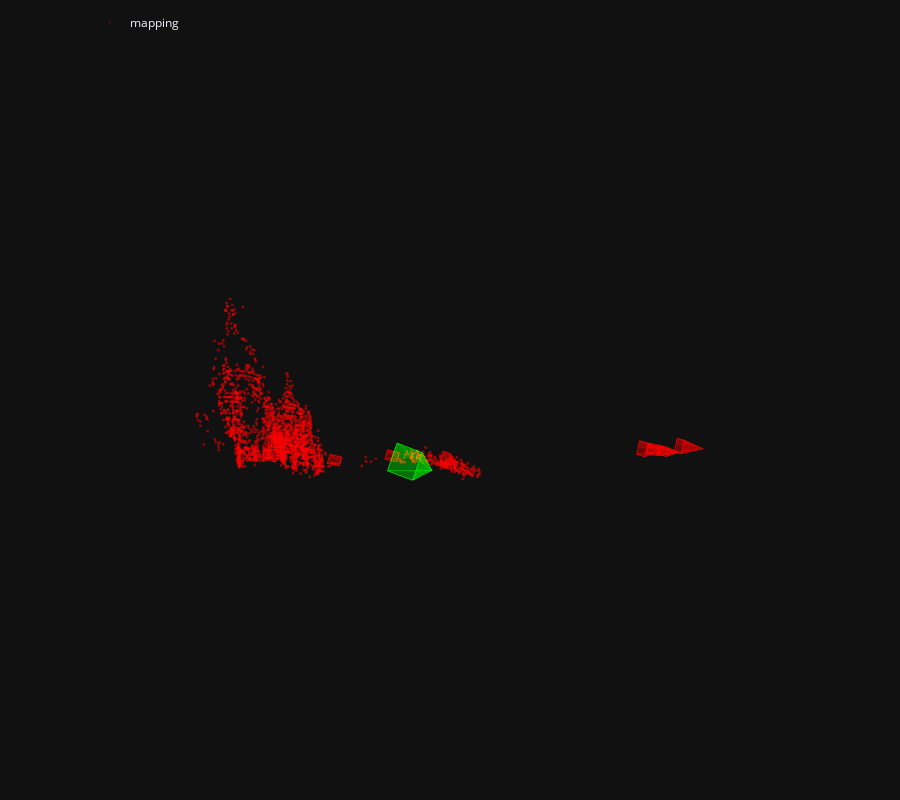

Notebook source saved alongside this figure:
### Markdown cell above
We visualize the correspondences between the query images a few mapping images. We can also visualize the estimated camera pose in the 3D map.

### Code cell
pose = pycolmap.Image(tvec=ret['tvec'], qvec=ret['qvec'])
viz_3d.plot_camera_colmap(fig, pose, camera, color='rgba(0,255,0,0.5)', name=query)
fig.show()

### Figure 1 — Plotly figure (JSON) as saved in the notebook; plotly's stock layout.template omitted (floating-point values rounded to 4 significant figures; data arrays with more than 128 entries replaced by an {"elided": "..."} marker saying what was removed)
{"data": [{"legendgroup": "mapping", "marker": {"color": "rgba(255,0,0,0.5)", "line": {"width": 0}, "size": 1}, "mode": "markers", "name": "mapping", "type": "scatter3d", "x": {"elided": "1890 float values"}, "y": {"elided": "1890 float values"}, "z": {"elided": "1890 float values"}}, {"legendgroup": "mapping", "line": {"color": "rgba(255,0,0,0.5)"}, "marker": {"size": 0.0001}, "name": "1", "showlegend": false, "type": "scatter3d", "x": [-0.1076, 0.02443, -0.03742, -0.1695, -0.1076], "y": [0.09573, 0.146, 0.3957, 0.3454, 0.09573], "z": [2.138, 2.266, 2.232, 2.104, 2.138]}, {"color": "rgba(255,0,0,0.5)", "i": [0, 0, 0, 0], "j": [1, 2, 3, 4], "k": [2, 3, 4, 1], "legendgroup": "mapping", "name": "1", "showlegend": false, "type": "mesh3d", "x": [0.1334, -0.1076, 0.02443, -0.03742, -0.1695, -0.1076], "y": [0.2663, 0.09573, 0.146, 0.3957, 0.3454, 0.09573], "z": [1.964, 2.138, 2.266, 2.232, 2.104, 2.138]}, {"legendgroup": "mapping", "line": {"color": "rgba(255,0,0,0.5)", "width": 1}, "mode": "lines", "name": "1", "showlegend": false, "type": "scatter3d", "x": [0.1334, -0.1076, 0.02443, 0.1334, 0.02443, -0.03742, 0.1334, -0.03742, -0.1695, 0.1334, -0.1695, -0.1076], "y": [0.2663, 0.09573, 0.146, 0.2663, 0.146, 0.3957, 0.2663, 0.3957, 0.3454, 0.2663, 0.3454, 0.09573], "z": [1.964, 2.138, 2.266, 1.964, 2.266, 2.232, 1.964, 2.232, 2.104, 1.964, 2.104, 2.138]}, {"legendgroup": "mapping", "line": {"color": "rgba(255,0,0,0.5)"}, "marker": {"size": 0.0001}, "name": "2", "showlegend": false, "type": "scatter3d", "x": [-2.091, -1.884, -1.933, -2.14, -2.091], "y": [0.2297, 0.2835, 0.4456, 0.3918, 0.2297], "z": [3.69, 3.844, 3.853, 3.7, 3.69]}, {"color": "rgba(255,0,0,0.5)", "i": [0, 0, 0, 0], "j": [1, 2, 3, 4], "k": [2, 3, 4, 1], "legendgroup": "mapping", "name": "2", "showlegend": false, "type": "mesh3d", "x": [-1.906, -2.091, -1.884, -1.933, -2.14, -2.091], "y": [0.3792, 0.2297, 0.2835, 0.4456, 0.3918, 0.2297], "z": [3.614, 3.69, 3.844, 3.853, 3.7, 3.69]}, {"legendgroup": "mapping", "line": {"color": "rgba(255,0,0,0.5)", "width": 1}, "mode": "lines", "name": "2", "showlegend": false, "type": "scatter3d", "x": [-1.906, -2.091, -1.884, -1.906, -1.884, -1.933, -1.906, -1.933, -2.14, -1.906, -2.14, -2.091], "y": [0.3792, 0.2297, 0.2835, 0.3792, 0.2835, 0.4456, 0.3792, 0.4456, 0.3918, 0.3792, 0.3918, 0.2297], "z": [3.614, 3.69, 3.844, 3.614, 3.844, 3.853, 3.614, 3.853, 3.7, 3.614, 3.7, 3.69]}, {"legendgroup": "mapping", "line": {"color": "rgba(255,0,0,0.5)"}, "marker": {"size": 0.0001}, "name": "3", "showlegend": false, "type": "scatter3d", "x": [-3.112, -2.852, -2.857, -3.117, -3.112], "y": [-0.1023, -0.09465, 0.07471, 0.06711, -0.1023], "z": [2.861, 2.872, 2.871, 2.86, 2.861]}, {"color": "rgba(255,0,0,0.5)", "i": [0, 0, 0, 0], "j": [1, 2, 3, 4], "k": [2, 3, 4, 1], "legendgroup": "mapping", "name": "3", "showlegend": false, "type": "mesh3d", "x": [-2.976, -3.112, -2.852, -2.857, -3.117, -3.112], "y": [-0.01416, -0.1023, -0.09465, 0.07471, 0.06711, -0.1023], "z": [2.653, 2.861, 2.872, 2.871, 2.86, 2.861]}, {"legendgroup": "mapping", "line": {"color": "rgba(255,0,0,0.5)", "width": 1}, "mode": "lines", "name": "3", "showlegend": false, "type": "scatter3d", "x": [-2.976, -3.112, -2.852, -2.976, -2.852, -2.857, -2.976, -2.857, -3.117, -2.976, -3.117, -3.112], "y": [-0.01416, -0.1023, -0.09465, -0.01416, -0.09465, 0.07471, -0.01416, 0.07471, 0.06711, -0.01416, 0.06711, -0.1023], "z": [2.653, 2.861, 2.872, 2.653, 2.872, 2.871, 2.653, 2.871, 2.86, 2.653, 2.86, 2.861]}, {"legendgroup": "mapping", "line": {"color": "rgba(255,0,0,0.5)"}, "marker": {"size": 0.0001}, "name": "4", "showlegend": false, "type": "scatter3d", "x": [3.658, 3.843, 3.812, 3.627, 3.658], "y": [-0.266, -0.2101, -0.05004, -0.106, -0.266], "z": [-2.815, -2.662, -2.683, -2.836, -2.815]}, {"color": "rgba(255,0,0,0.5)", "i": [0, 0, 0, 0], "j": [1, 2, 3, 4], "k": [2, 3, 4, 1], "legendgroup": "mapping", "name": "4", "showlegend": false, "type": "mesh3d", "x": [4.04, 3.658, 3.843, 3.812, 3.627, 3.658], "y": [-0.1487, -0.266, -0.2101, -0.05004, -0.106, -0.266], "z": [-3.121, -2.815, -2.662, -2.683, -2.836, -2.815]}, {"legendgroup": "mapping", "line": {"color": "rgba(255,0,0,0.5)", "width": 1}, "mode": "lines", "name": "4", "showlegend": false, "type": "scatter3d", "x": [4.04, 3.658, 3.843, 4.04, 3.843, 3.812, 4.04, 3.812, 3.627, 4.04, 3.627, 3.658], "y": [-0.1487, -0.266, -0.2101, -0.1487, -0.2101, -0.05004, -0.1487, -0.05004, -0.106, -0.1487, -0.106, -0.266], "z": [-3.121, -2.815, -2.662, -3.121, -2.662, -2.683, -3.121, -2.683, -2.836, -3.121, -2.836, -2.815]}, {"legendgroup": "mapping", "line": {"color": "rgba(255,0,0,0.5)"}, "marker": {"size": 0.0001}, "name": "5", "showlegend": false, "type": "scatter3d", "x": [-3.271, -3.011, -3.01, -3.269, -3.271], "y": [0.1355, 0.1386, 0.3015, 0.2984, 0.1355], "z": [3.563, 3.543, 3.59, 3.61, 3.563]}, {"color": "rgba(255,0,0,0.5)", "i": [0, 0, 0, 0], "j": [1, 2, 3, 4], "k": [2, 3, 4, 1], "legendgroup": "mapping", "name": "5", "showlegend": false, "type": "mesh3d", "x": [-3.156, -3.271, -3.011, -3.01, -3.269, -3.271], "y": [0.2757, 0.1355, 0.1386, 0.3015, 0.2984, 0.1355], "z": [3.377, 3.563, 3.543, 3.59, 3.61, 3.563]}, {"legendgroup": "mapping", "line": {"color": "rgba(255,0,0,0.5)", "width": 1}, "mode": "lines", "name": "5", "showlegend": false, "type": "scatter3d", "x": [-3.156, -3.271, -3.011, -3.156, -3.011, -3.01, -3.156, -3.01, -3.269, -3.156, -3.269, -3.271], "y": [0.2757, 0.1355, 0.1386, 0.2757, 0.1386, 0.3015, 0.2757, 0.3015, 0.2984, 0.2757, 0.2984, 0.1355], "z": [3.377, 3.563, 3.543, 3.377, 3.543, 3.59, 3.377, 3.59, 3.61, 3.377, 3.61, 3.563]}, {"legendgroup": "mapping", "line": {"color": "rgba(255,0,0,0.5)"}, "marker": {"size": 0.0001}, "name": "6", "showlegend": false, "type": "scatter3d", "x": [-1.081, -0.875, -0.926, -1.132, -1.081], "y": [0.09223, 0.1496, 0.312, 0.2546, 0.09223], "z": [2.528, 2.683, 2.691, 2.536, 2.528]}, {"color": "rgba(255,0,0,0.5)", "i": [0, 0, 0, 0], "j": [1, 2, 3, 4], "k": [2, 3, 4, 1], "legendgroup": "mapping", "name": "6", "showlegend": false, "type": "mesh3d", "x": [-0.8891, -1.081, -0.875, -0.926, -1.132, -1.081], "y": [0.2462, 0.09223, 0.1496, 0.312, 0.2546, 0.09223], "z": [2.44, 2.528, 2.683, 2.691, 2.536, 2.528]}, {"legendgroup": "mapping", "line": {"color": "rgba(255,0,0,0.5)", "width": 1}, "mode": "lines", "name": "6", "showlegend": false, "type": "scatter3d", "x": [-0.8891, -1.081, -0.875, -0.8891, -0.875, -0.926, -0.8891, -0.926, -1.132, -0.8891, -1.132, -1.081], "y": [0.2462, 0.09223, 0.1496, 0.2462, 0.1496, 0.312, 0.2462, 0.312, 0.2546, 0.2462, 0.2546, 0.09223], "z": [2.44, 2.528, 2.683, 2.44, 2.683, 2.691, 2.44, 2.691, 2.536, 2.44, 2.536, 2.528]}, {"legendgroup": "mapping", "line": {"color": "rgba(255,0,0,0.5)"}, "marker": {"size": 0.0001}, "name": "7", "showlegend": false, "type": "scatter3d", "x": [3.342, 3.485, 3.439, 3.295, 3.342], "y": [-0.3309, -0.2875, -0.04652, -0.08996, -0.3309], "z": [-2.739, -2.629, -2.665, -2.774, -2.739]}, {"color": "rgba(255,0,0,0.5)", "i": [0, 0, 0, 0], "j": [1, 2, 3, 4], "k": [2, 3, 4, 1], "legendgroup": "mapping", "name": "7", "showlegend": false, "type": "mesh3d", "x": [3.779, 3.342, 3.485, 3.439, 3.295, 3.342], "y": [-0.1884, -0.3309, -0.2875, -0.04652, -0.08996, -0.3309], "z": [-3.21, -2.739, -2.629, -2.665, -2.774, -2.739]}, {"legendgroup": "mapping", "line": {"color": "rgba(255,0,0,0.5)", "width": 1}, "mode": "lines", "name": "7", "showlegend": false, "type": "scatter3d", "x": [3.779, 3.342, 3.485, 3.779, 3.485, 3.439, 3.779, 3.439, 3.295, 3.779, 3.295, 3.342], "y": [-0.1884, -0.3309, -0.2875, -0.1884, -0.2875, -0.04652, -0.1884, -0.04652, -0.08996, -0.1884, -0.08996, -0.3309], "z": [-3.21, -2.739, -2.629, -3.21, -2.629, -2.665, -3.21, -2.665, -2.774, -3.21, -2.774, -2.739]}, {"legendgroup": "mapping", "line": {"color": "rgba(255,0,0,0.5)"}, "marker": {"size": 0.0001}, "name": "8", "showlegend": false, "type": "scatter3d", "x": [-3.129, -2.939, -2.939, -3.129, -3.129], "y": [-0.2057, -0.2056, 0.05121, 0.05116, -0.2057], "z": [2.783, 2.785, 2.786, 2.784, 2.783]}, {"color": "rgba(255,0,0,0.5)", "i": [0, 0, 0, 0], "j": [1, 2, 3, 4], "k": [2, 3, 4, 1], "legendgroup": "mapping", "name": "8", "showlegend": false, "type": "mesh3d", "x": [-3.031, -3.129, -2.939, -2.939, -3.129, -3.129], "y": [-0.07582, -0.2057, -0.2056, 0.05121, 0.05116, -0.2057], "z": [2.522, 2.783, 2.785, 2.786, 2.784, 2.783]}, {"legendgroup": "mapping", "line": {"color": "rgba(255,0,0,0.5)", "width": 1}, "mode": "lines", "name": "8", "showlegend": false, "type": "scatter3d", "x": [-3.031, -3.129, -2.939, -3.031, -2.939, -2.939, -3.031, -2.939, -3.129, -3.031, -3.129, -3.129], "y": [-0.07582, -0.2057, -0.2056, -0.07582, -0.2056, 0.05121, -0.07582, 0.05121, 0.05116, -0.07582, 0.05116, -0.2057], "z": [2.522, 2.783, 2.785, 2.522, 2.785, 2.786, 2.522, 2.786, 2.784, 2.522, 2.784, 2.783]}, {"legendgroup": "mapping", "line": {"color": "rgba(255,0,0,0.5)"}, "marker": {"size": 0.0001}, "name": "9", "showlegend": false, "type": "scatter3d", "x": [4.006, 4.129, 4.079, 3.957, 4.006], "y": [-0.3921, -0.354, -0.1138, -0.1519, -0.3921], "z": [-3.074, -2.971, -3.001, -3.104, -3.074]}, {"color": "rgba(255,0,0,0.5)", "i": [0, 0, 0, 0], "j": [1, 2, 3, 4], "k": [2, 3, 4, 1], "legendgroup": "mapping", "name": "9", "showlegend": false, "type": "mesh3d", "x": [4.468, 4.006, 4.129, 4.079, 3.957, 4.006], "y": [-0.2297, -0.3921, -0.354, -0.1138, -0.1519, -0.3921], "z": [-3.549, -3.074, -2.971, -3.001, -3.104, -3.074]}, {"legendgroup": "mapping", "line": {"color": "rgba(255,0,0,0.5)", "width": 1}, "mode": "lines", "name": "9", "showlegend": false, "type": "scatter3d", "x": [4.468, 4.006, 4.129, 4.468, 4.129, 4.079, 4.468, 4.079, 3.957, 4.468, 3.957, 4.006], "y": [-0.2297, -0.3921, -0.354, -0.2297, -0.354, -0.1138, -0.2297, -0.1138, -0.1519, -0.2297, -0.1519, -0.3921], "z": [-3.549, -3.074, -2.971, -3.549, -2.971, -3.001, -3.549, -3.001, -3.104, -3.549, -3.104, -3.074]}, {"legendgroup": "mapping", "line": {"color": "rgba(255,0,0,0.5)"}, "marker": {"size": 0.0001}, "name": "10", "showlegend": false, "type": "scatter3d", "x": [3.511, 3.699, 3.662, 3.474, 3.511], "y": [-0.2864, -0.2341, -0.05177, -0.1041, -0.2864], "z": [-2.625, -2.47, -2.487, -2.642, -2.625]}, {"color": "rgba(255,0,0,0.5)", "i": [0, 0, 0, 0], "j": [1, 2, 3, 4], "k": [2, 3, 4, 1], "legendgroup": "mapping", "name": "10", "showlegend": false, "type": "mesh3d", "x": [4.005, 3.511, 3.699, 3.662, 3.474, 3.511], "y": [-0.1315, -0.2864, -0.2341, -0.05177, -0.1041, -0.2864], "z": [-3.076, -2.625, -2.47, -2.487, -2.642, -2.625]}, {"legendgroup": "mapping", "line": {"color": "rgba(255,0,0,0.5)", "width": 1}, "mode": "lines", "name": "10", "showlegend": false, "type": "scatter3d", "x": [4.005, 3.511, 3.699, 4.005, 3.699, 3.662, 4.005, 3.662, 3.474, 4.005, 3.474, 3.511], "y": [-0.1315, -0.2864, -0.2341, -0.1315, -0.2341, -0.05177, -0.1315, -0.05177, -0.1041, -0.1315, -0.1041, -0.2864], "z": [-3.076, -2.625, -2.47, -3.076, -2.47, -2.487, -3.076, -2.487, -2.642, -3.076, -2.642, -2.625]}, {"line": {"color": "rgba(0,255,0,0.5)"}, "marker": {"size": 0.0001}, "name": "query/night.jpg", "showlegend": false, "type": "scatter3d", "x": [-0.9151, -0.4725, -0.641, -1.084, -0.9151], "y": [0.01164, 0.2034, 0.6892, 0.4975, 0.01164], "z": [3.281, 3.771, 3.733, 3.244, 3.281]}, {"color": "rgba(0,255,0,0.5)", "i": [0, 0, 0, 0], "j": [1, 2, 3, 4], "k": [2, 3, 4, 1], "name": "query/night.jpg", "showlegend": false, "type": "mesh3d", "x": [-0.2983, -0.9151, -0.4725, -0.641, -1.084, -0.9151], "y": [0.4791, 0.01164, 0.2034, 0.6892, 0.4975, 0.01164], "z": [3.024, 3.281, 3.771, 3.733, 3.244, 3.281]}, {"line": {"color": "rgba(0,255,0,0.5)", "width": 1}, "mode": "lines", "name": "query/night.jpg", "showlegend": false, "type": "scatter3d", "x": [-0.2983, -0.9151, -0.4725, -0.2983, -0.4725, -0.641, -0.2983, -0.641, -1.084, -0.2983, -1.084, -0.9151], "y": [0.4791, 0.01164, 0.2034, 0.4791, 0.2034, 0.6892, 0.4791, 0.6892, 0.4975, 0.4791, 0.4975, 0.01164], "z": [3.024, 3.281, 3.771, 3.024, 3.771, 3.733, 3.024, 3.733, 3.244, 3.024, 3.244, 3.281]}], "layout": {"height": 800, "legend": {"orientation": "h", "x": 0.1, "xanchor": "left", "y": 0.99, "yanchor": "top"}, "margin": {"b": 0, "l": 0, "pad": 0, "r": 0, "t": 0}, "scene": {"aspectmode": "data", "camera": {"eye": {"x": 0, "y": -0.1, "z": -2}, "projection": {"type": "orthographic"}, "up": {"x": 0, "y": -1, "z": 0}}, "dragmode": "orbit", "xaxis": {"autorange": true, "showbackground": false, "showgrid": false, "showline": false, "showticklabels": true, "visible": false}, "yaxis": {"autorange": true, "showbackground": false, "showgrid": false, "showline": false, "showticklabels": true, "visible": false}, "zaxis": {"autorange": true, "showbackground": false, "showgrid": false, "showline": false, "showticklabels": true, "visible": false}}}}
